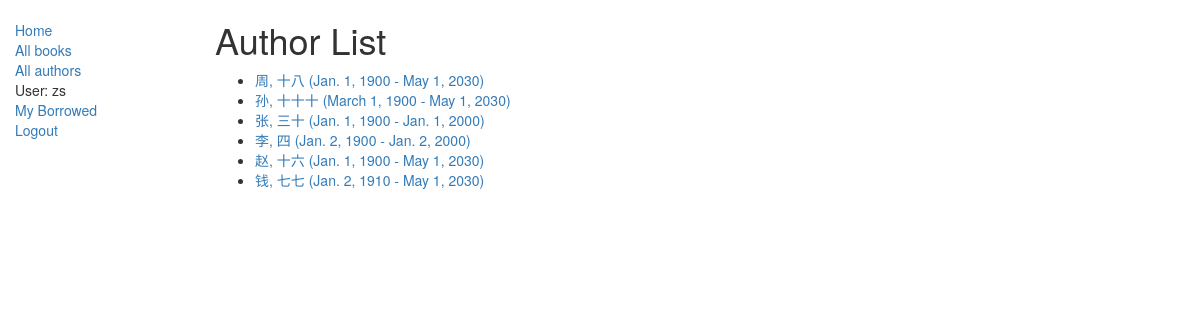
/catalog/authors/ (signed in), run on the app's committed database.
### catalog/models.py (models this page shows)
class Author(models.Model):
    first_name = models.CharField(max_length=100)
    last_name = models.CharField(max_length=100)
    date_of_birth = models.DateField(null=True, blank=True)
    date_of_death = models.DateField('Died', null=True, blank=True)
    class Meta:
        ordering = ['last_name', 'first_name']
    def get_absolute_url(self):
        return reverse('author-detail', args=[str(self.id)])
    def __str__(self):
        return '%s, %s' % (self.last_name, self.first_name)

### catalog/views.py (the view)
# urls.py: path('authors/', views.AuthorListView.as_view(), name='authors'),
class AuthorListView(LoginRequiredMixin, generic.ListView):
    model = Author
    paginate_by = 10

### catalog/templates/catalog/author_list.html (shortened to what this page needs)
{% extends "base_generic.html" %}
{% block content %}
<h1>Author List</h1>
{% if author_list %}
  <ul>
  {% for author in author_list %}
    <li>
      <a href="{{ author.get_absolute_url }}">
      {{ author }} ({{author.date_of_birth}} - {% if author.date_of_death %}{{author.date_of_death}}{% endif %})
      </a>
    </li>
  {% endfor %}
 </ul>
{% else %}
  <p>There are no authors available.</p>
{% endif %}
{% endblock %}

### catalog/templates/base_generic.html (shortened to what this page needs)
<!DOCTYPE html>
<html lang="en">
<head>
  <link rel="stylesheet" href="https://maxcdn.bootstrapcdn.com/bootstrap/3.3.7/css/bootstrap.min.css">
  {% load static %}
  <link rel="stylesheet" href="{% static 'css/styles.css' %}">
</head>
<body>
  <div class="container-fluid">
    <div class="row">
      <div class="col-sm-2">
      {% block sidebar %}
      <ul class="sidebar-nav">
          <li><a href="{% url 'index' %}">Home</a></li>
          <li><a href="{% url 'books' %}">All books</a></li>
          <li><a href="{% url 'authors' %}">All authors</a></li>
          {% if user.is_authenticated %}
          <li>User: {{ user.get_username }}</li>
          <li><a href="{% url 'my-borrowed' %}">My Borrowed</a></li>
          <li><a href="{% url 'logout'%}?next={{request.path}}">Logout</a></li>
          {% else %}
          <li><a href="{% url 'login'%}?next={{request.path}}">Login</a></li>
          {% endif %}
      </ul>
     {% endblock %}
      </div>
      <div class="col-sm-10 ">
      {% block content %}{% endblock %}
      </div>
    </div>
  </div>
</body>
</html>

### catalog/static/css/styles.css (style rules this page uses)
.sidebar-nav { margin-top: 20px; padding: 0; list-style: none; }

### data on the page
Author: last_name+first_name "周, 十八", date_of_birth "Jan. 1, 1900", date_of_death "May 1, 2030"
Author: last_name+first_name "孙, 十十十", date_of_birth "March 1, 1900", date_of_death "May 1, 2030"
Author: last_name+first_name "张, 三十", date_of_birth "Jan. 1, 1900", date_of_death "Jan. 1, 2000"
Author: last_name+first_name "李, 四", date_of_birth "Jan. 2, 1900", date_of_death "Jan. 2, 2000"
Author: last_name+first_name "赵, 十六", date_of_birth "Jan. 1, 1900", date_of_death "May 1, 2030"
Author: last_name+first_name "钱, 七七", date_of_birth "Jan. 2, 1910", date_of_death "May 1, 2030"

### other printed values
{{ user.get_username }} "zs"
